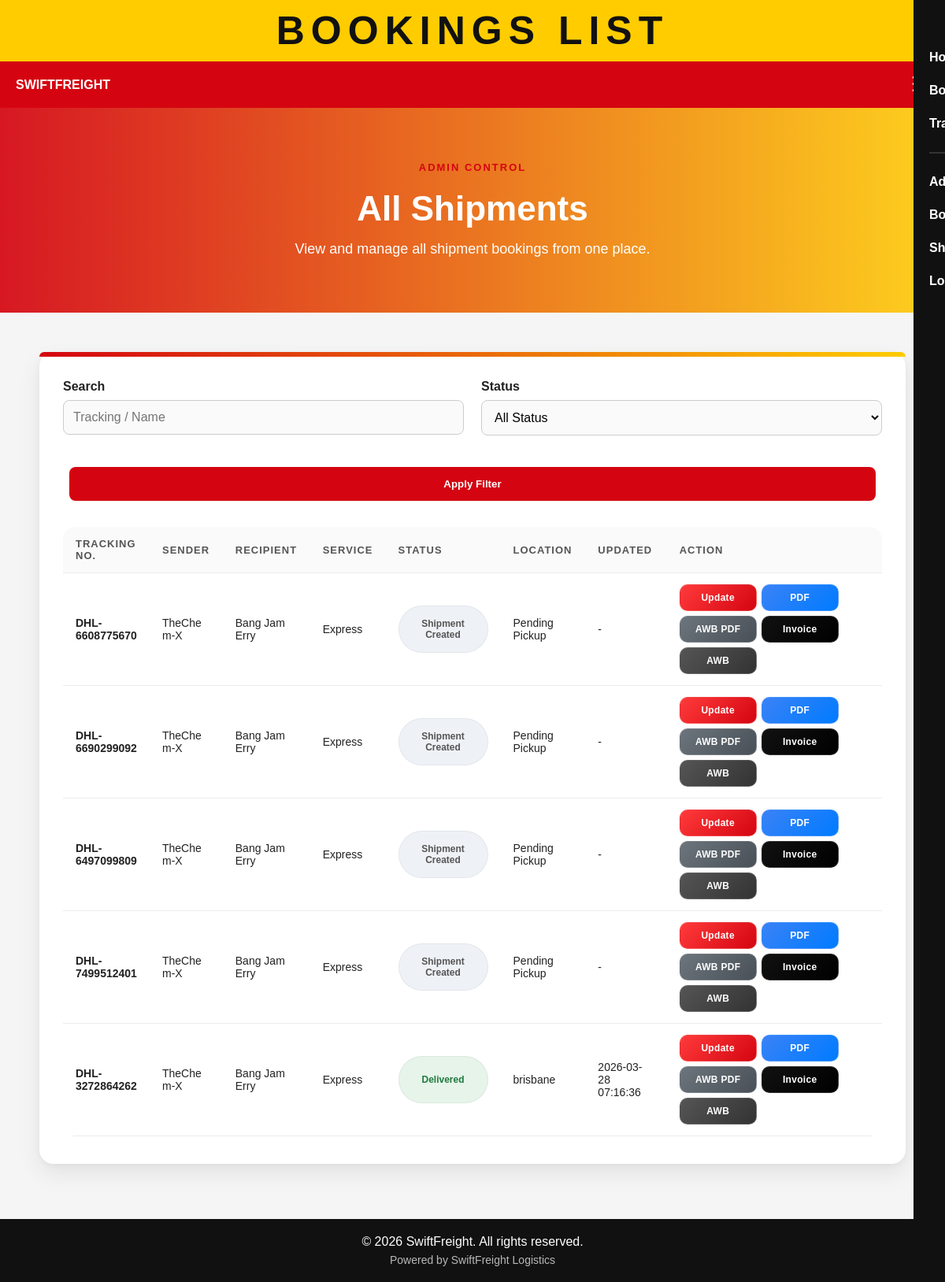
Page /admin/bookings (signed in) on the committed database.
### tables this page shows
CREATE TABLE bookings (
            id INTEGER PRIMARY KEY AUTOINCREMENT,
            sender_name TEXT NOT NULL,
            sender_phone TEXT NOT NULL,
            recipient_name TEXT NOT NULL,
            recipient_phone TEXT NOT NULL,
            address TEXT NOT NULL,
            weight REAL NOT NULL,
            dimensions TEXT NOT NULL,
            service_type TEXT NOT NULL,
            tracking_number TEXT NOT NULL
        , status TEXT DEFAULT 'Shipment Created', current_location TEXT DEFAULT 'Pending Pickup', updated_at TEXT DEFAULT '');

### app.py (the view, shortened to what this page needs)
@app.route("/admin/bookings")
def admin_bookings():
    if not session.get("logged_in"):
        return redirect(url_for("login"))
    search = request.args.get("search", "").strip()
    status = request.args.get("status", "").strip()
    conn = sqlite3.connect("shipping.db")
    c = conn.cursor()
    query = """
        SELECT id, tracking_number, sender_name, recipient_name, service_type,
               status, current_location, updated_at
        FROM bookings
        WHERE 1=1
    """
    params = []
    if status:
        query += " AND status = ?"
        params.append(status)
    query += " ORDER BY id DESC"
    c.execute(query, params)
    bookings = c.fetchall()
    conn.close()
    return render_template(
        "bookings_list.html",
        bookings=bookings,
        search=search,
        status=status
    )

### templates/bookings_list.html (shortened to what this page needs)
<!DOCTYPE html>
<html>
<head>
    <link rel="stylesheet" href="{{ url_for('static', filename='style.css') }}">
    <link rel="stylesheet" href="https://cdnjs.cloudflare.com/ajax/libs/font-awesome/6.5.0/css/all.min.css">
</head>
<body>
<header class="top-header">
    <div class="header-inner">
        <div class="title-wrap">
            <h1>BOOKINGS LIST</h1>
        </div>
        <div class="header-space"></div>
    </div>
</header>
<nav class="top-nav">
    <div class="nav-left">
        <strong>SWIFTFREIGHT</strong>
    </div>
    <div class="nav-right">
        <div class="hamburger" onclick="toggleMenu()">
        </div>
    </div>
</nav>
<div id="sideMenu" class="side-menu">
    <span class="close-btn" onclick="toggleMenu()">×</span>
    <a href="/">Home</a>
    <a href="/booking">Book Shipment</a>
    <a href="/track">Track</a>
    {% if session.get("logged_in") %}
        <hr>
        <a href="/admin">Admin</a>
        <a href="/admin/bookings">Bookings</a>
        <a href="/admin/shipment-update">Shipment Update</a>
        <a href="/logout">Logout</a>
    {% else %}
        <hr>
        <a href="/login">Login</a>
    {% endif %}
</div>
<section class="booking-hero">
    <div class="booking-hero-overlay">
        <div class="booking-hero-content">
            <span class="section-tag">ADMIN CONTROL</span>
            <h2>All Shipments</h2>
            <p>View and manage all shipment bookings from one place.</p>
        </div>
    </div>
</section>
<section class="booking-section">
    <div class="booking-card">
        <div class="booking-card-top-line"></div>
        <form method="GET" class="booking-form filter-bar">
            <div class="form-grid">
                <div class="form-group">
                    <label>Search</label>
                    <input type="text" name="search" placeholder="Tracking / Name" value="{{ search }}">
                </div>
                <div class="form-group">
                    <label>Status</label>
                    <select name="status">
                        <option value="">All Status</option>
                    </select>
                </div>
                <div class="form-group form-group-full filter-btn">
                    <button type="submit" class="btn">Apply Filter</button>
                </div>
            </div>
        </form>
        {% if bookings %}
            <div class="bookings-table-wrap">
                <table class="bookings-table">
                    <thead>
                        <tr>
                            <th>Tracking No.</th>
                            <th>Sender</th>
                            <th>Recipient</th>
                            <th>Service</th>
                            <th>Status</th>
                            <th>Location</th>
                            <th>Updated</th>
                            <th>Action</th>
                        </tr>
                    </thead>
                    <tbody>
                        {% for booking in bookings %}
                            <tr>
                                <td><strong>{{ booking[1] }}</strong></td>
                                <td>{{ booking[2] }}</td>
                                <td>{{ booking[3] }}</td>
                                <td>{{ booking[4] }}</td>
                                <td>
                                    {% set current_status = booking[5] if booking[5] else "Shipment Created" %}
                                    <span class="
                                        table-status
                                        {% if current_status == 'Delivered' %}
                                            status-delivered
                                        {% elif current_status in ['Picked Up', 'At Sorting Hub', 'In Transit', 'Arrived at Destination Hub', 'Out for Delivery'] %}
                                            status-transit
                                        {% else %}
                                            status-created
                                        {% endif %}
                                    ">
                                        {{ current_status }}
                                    </span>
                                </td>
                                <td>{{ booking[6] if booking[6] else "Pending Pickup" }}</td>
                                <td>{{ booking[7] if booking[7] else "-" }}</td>
                                <td>
    <div class="action-group">
        <a href="/admin/shipment-update?tracking_number={{ booking[1] }}" class="small-action-btn action-update">
            Update
        </a>
        <a href="/invoice-pdf/{{ booking[1] }}" class="small-action-btn action-pdf">
            PDF
        </a>
        <a href="/awb-pdf/{{ booking[1] }}" class="small-action-btn action-awbpdf">
            AWB PDF
        </a>
        <a href="/invoice/{{ booking[1] }}" class="small-action-btn action-invoice" target="_blank">
            Invoice
        </a>
        <a href="/awb/{{ booking[1] }}" class="small-action-btn action-awb" target="_blank">
            AWB
        </a>
    </div>
</td>
                            </tr>
                        {% endfor %}
                    </tbody>
                </table>
            </div>
        {% else %}
            <div class="shipment-info-card">
                <h4>No bookings found</h4>
                <p>Try adjusting your search or filter.</p>
            </div>
        {% endif %}
    </div>
</section>
<footer class="footer">
    <p>© 2026 SwiftFreight. All rights reserved.</p>
    <p style="font-size:14px; opacity:0.7;">Powered by SwiftFreight Logistics</p>
</footer>
</body>
</html>

### rows in the picture
bookings: tracking_number "DHL-6608775670", sender_name "TheChem-X", recipient_name "Bang Jam Erry", service_type "Express", status "Shipment Created", current_location "Pending Pickup", updated_at "-"
bookings: tracking_number "DHL-6690299092", sender_name "TheChem-X", recipient_name "Bang Jam Erry", service_type "Express", status "Shipment Created", current_location "Pending Pickup", updated_at "-"
bookings: tracking_number "DHL-6497099809", sender_name "TheChem-X", recipient_name "Bang Jam Erry", service_type "Express", status "Shipment Created", current_location "Pending Pickup", updated_at "-"
bookings: tracking_number "DHL-7499512401", sender_name "TheChem-X", recipient_name "Bang Jam Erry", service_type "Express", status "Shipment Created", current_location "Pending Pickup", updated_at "-"
bookings: tracking_number "DHL-3272864262", sender_name "TheChem-X", recipient_name "Bang Jam Erry", service_type "Express", status "Delivered", current_location "brisbane", updated_at "2026-03-28 07:16:36"
